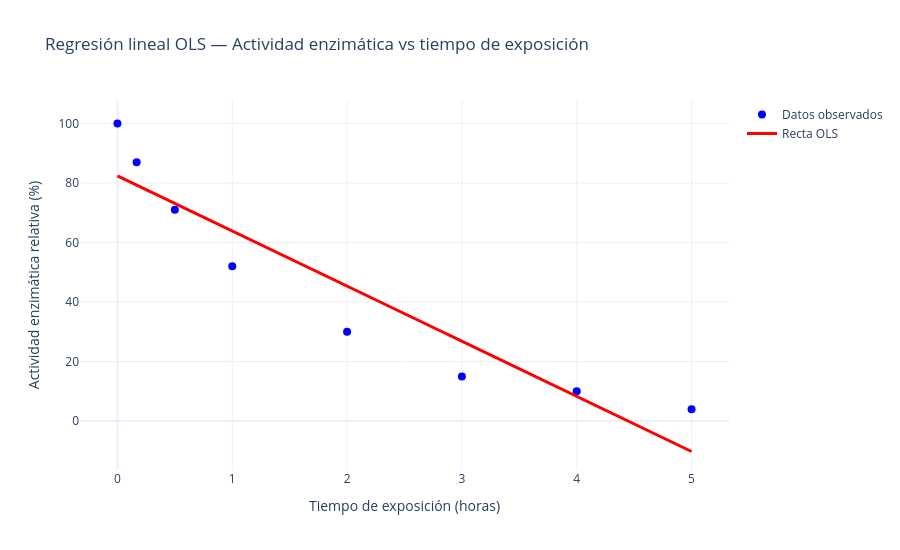

Notebook code for this chart:
### Markdown cell above
## Modelo clásico de regresión

### Code cell
#Datos del ejercicio
X = np.array([0, 0.167, 0.500, 1, 2, 3, 4, 5], dtype=float).reshape(-1, 1)
y = np.array([100, 87, 71, 52, 30, 15, 10, 4], dtype=float)

#Implemeteción del modelo clasico
modelo_clasico = LinearRegression()
modelo_clasico.fit(X, y)

print("Intercepto (β0):", modelo_clasico.intercept_)
print("Pendiente (β1):", modelo_clasico.coef_[0])

x_grid = np.linspace(0, 5, 200).reshape(-1, 1)
y_pred = modelo_clasico.predict(x_grid)

# Gráfica con Plotly
fig = go.Figure()

# Datos observados
fig.add_trace(go.Scatter(
    x=X.flatten(),
    y=y,
    mode='markers',
    name='Datos observados',
    marker=dict(size=8, color='blue')
))

# Recta OLS
fig.add_trace(go.Scatter(
    x=x_grid.flatten(),
    y=y_pred,
    mode='lines',
    name='Recta OLS',
    line=dict(color='red', width=3)
))

fig.update_layout(
    title="Regresión lineal OLS — Actividad enzimática vs tiempo de exposición",
    xaxis_title="Tiempo de exposición (horas)",
    yaxis_title="Actividad enzimática relativa (%)",
    template="plotly_white",
    width=900,
    height=550
)

fig.show()

### Figure 1 — Plotly figure (JSON) as saved in the notebook; plotly's stock layout.template omitted (floating-point values rounded to 4 significant figures; data arrays with more than 128 entries replaced by an {"elided": "..."} marker saying what was removed)
{"data": [{"marker": {"color": "blue", "size": 8}, "mode": "markers", "name": "Datos observados", "type": "scatter", "x": [0.0, 0.167, 0.5, 1.0, 2.0, 3.0, 4.0, 5.0], "y": [100.0, 87.0, 71.0, 52.0, 30.0, 15.0, 10.0, 4.0]}, {"line": {"color": "red", "width": 3}, "mode": "lines", "name": "Recta OLS", "type": "scatter", "x": {"elided": "200 float values"}, "y": {"elided": "200 float values"}}], "layout": {"height": 550, "title": {"text": "Regresión lineal OLS — Actividad enzimática vs tiempo de exposición"}, "width": 900, "xaxis": {"title": {"text": "Tiempo de exposición (horas)"}}, "yaxis": {"title": {"text": "Actividad enzimática relativa (%)"}}}}
